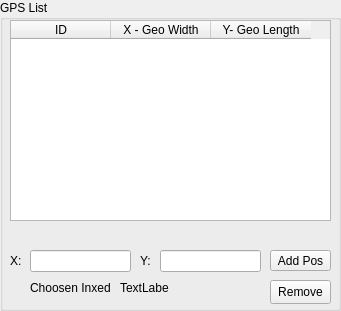
   <widget class="QGroupBox" name="groupBox_7">
    <property name="geometry">
     <rect>
      <x>920</x>
      <y>360</y>
      <width>341</width>
      <height>311</height>
     </rect>
    </property>
    <property name="title">
     <string>GPS List</string>
    </property>
    <widget class="QTableWidget" name="tableWidget_nav">
     <property name="geometry">
      <rect>
       <x>10</x>
       <y>20</y>
       <width>321</width>
       <height>201</height>
      </rect>
     </property>
     <property name="maximumSize">
      <size>
       <width>351</width>
       <height>16777215</height>
      </size>
     </property>
     <property name="layoutDirection">
      <enum>Qt::LeftToRight</enum>
     </property>
     <property name="autoFillBackground">
      <bool>false</bool>
     </property>
     <property name="styleSheet">
      <string notr="true"/>
     </property>
     <property name="locale">
      <locale language="Polish" country="Poland"/>
     </property>
     <property name="autoScroll">
      <bool>true</bool>
     </property>
     <column>
      <property name="text">
       <string>ID</string>
      </property>
     </column>
     <column>
      <property name="text">
       <string>X - Geo Width</string>
      </property>
     </column>
     <column>
      <property name="text">
       <string>Y- Geo Length</string>
      </property>
     </column>
    </widget>
    <widget class="QLabel" name="label_18">
     <property name="geometry">
      <rect>
       <x>10</x>
       <y>250</y>
       <width>16</width>
       <height>21</height>
      </rect>
     </property>
     <property name="text">
      <string>X:</string>
     </property>
    </widget>
    <widget class="QLabel" name="label_19">
     <property name="geometry">
      <rect>
       <x>140</x>
       <y>250</y>
       <width>16</width>
       <height>21</height>
      </rect>
     </property>
     <property name="text">
      <string>Y:</string>
     </property>
    </widget>
    <widget class="QPushButton" name="pushButton_add_pos">
     <property name="geometry">
      <rect>
       <x>270</x>
       <y>250</y>
       <width>61</width>
       <height>21</height>
      </rect>
     </property>
     <property name="text">
      <string>Add Pos</string>
     </property>
    </widget>
    <widget class="QLabel" name="label_22">
     <property name="geometry">
      <rect>
       <x>30</x>
       <y>280</y>
       <width>81</width>
       <height>16</height>
      </rect>
     </property>
     <property name="text">
      <string>Choosen Inxed:</string>
     </property>
    </widget>
    <widget class="QLabel" name="labelChoosenIndex">
     <property name="geometry">
      <rect>
       <x>120</x>
       <y>280</y>
       <width>49</width>
       <height>16</height>
      </rect>
     </property>
     <property name="text">
      <string>TextLabel</string>
     </property>
    </widget>
    <widget class="QPushButton" name="pushButtonDeletePoint">
     <property name="geometry">
      <rect>
       <x>270</x>
       <y>280</y>
       <width>61</width>
       <height>24</height>
      </rect>
     </property>
     <property name="text">
      <string>Remove</string>
     </property>
    </widget>
    <widget class="QLineEdit" name="lineEditPosX">
     <property name="geometry">
      <rect>
       <x>30</x>
       <y>250</y>
       <width>101</width>
       <height>22</height>
      </rect>
     </property>
    </widget>
    <widget class="QLineEdit" name="lineEditPosY">
     <property name="geometry">
      <rect>
       <x>160</x>
       <y>250</y>
       <width>101</width>
       <height>22</height>
      </rect>
     </property>
    </widget>
   </widget>
